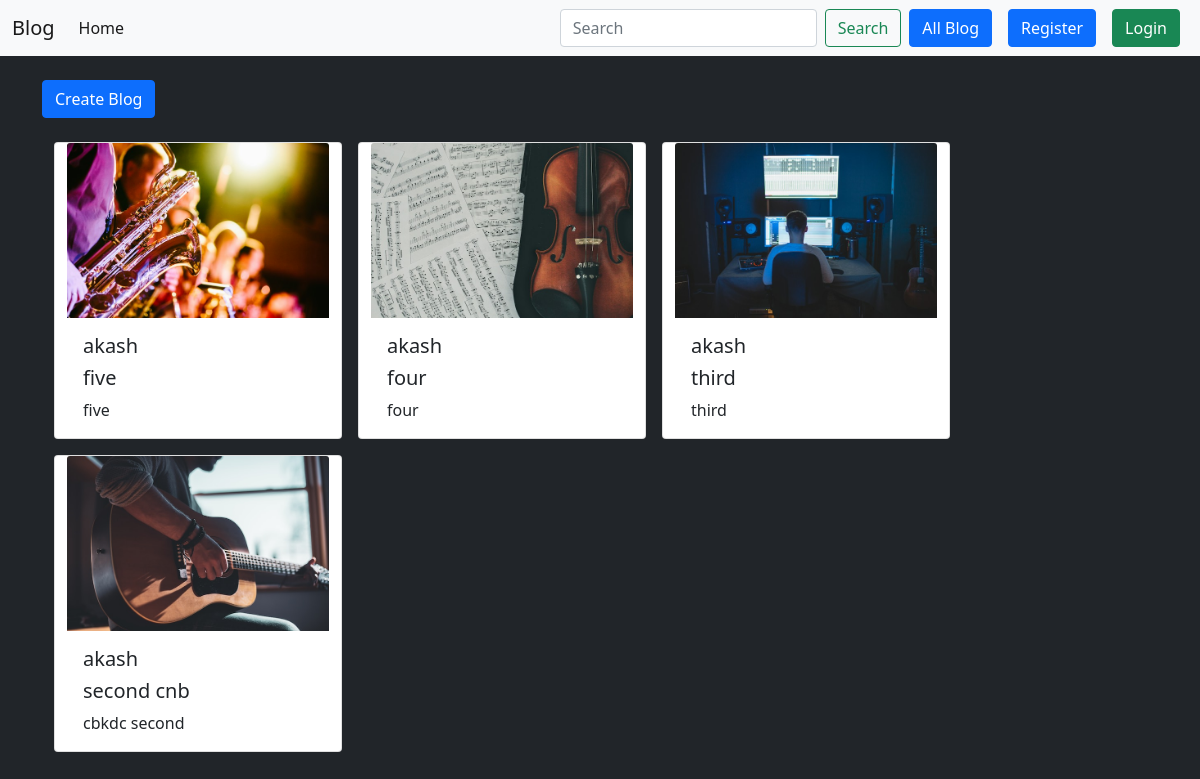
Page /blog/all-blog/ on the earlier database version.
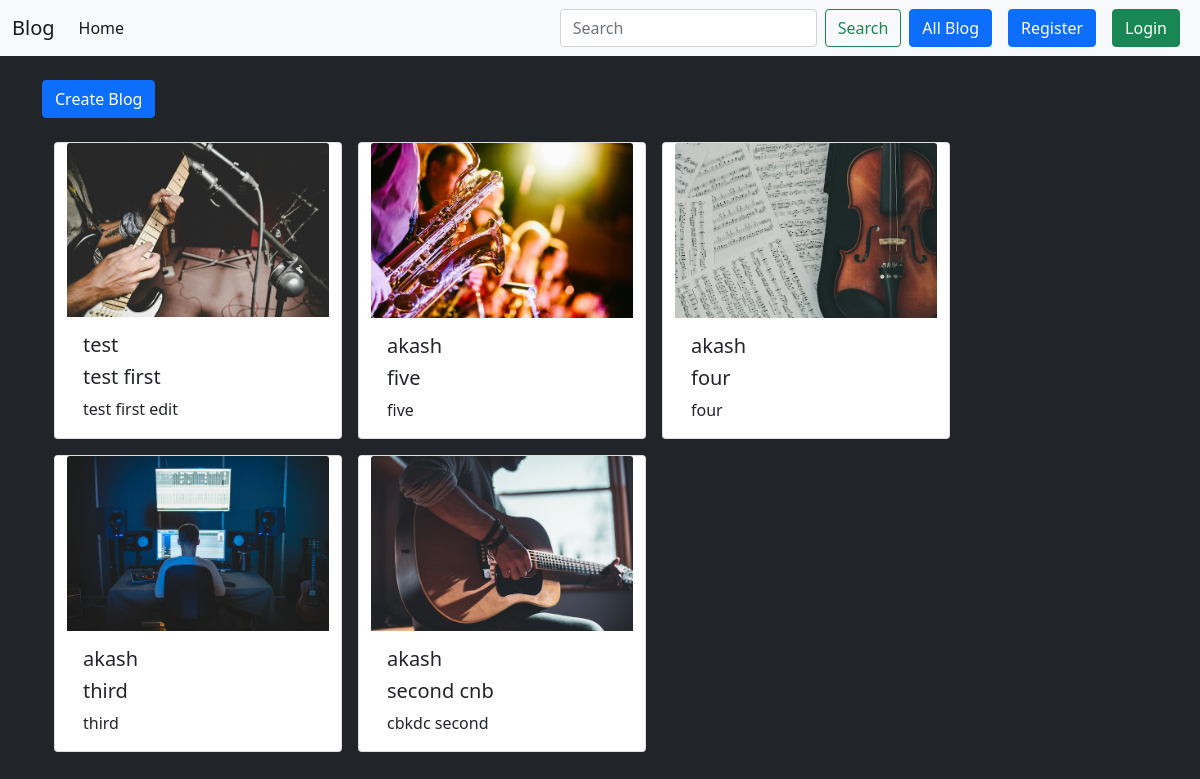
Same page on the later database version.
### blog/models.py (models this page shows, shortened)
class Blog(models.Model):
    user = models.ForeignKey(User, on_delete=models.CASCADE)
    title = models.TextField(max_length=120)
    description = models.TextField(max_length=6000)
    photo = models.ImageField(upload_to='photos/' )
    created_at = models.DateTimeField(auto_now_add=True)
    updated_at = models.DateTimeField(auto_now=True)

### blog/views.py (the view)
# urls.py: path('all-blog/', views.blog_list, name = 'blog_list'),
def blog_list(request):
    blogs = Blog.objects.all().order_by('-created_at')
    return render(request, 'blog_list.html', {'blogs': blogs})

### blog/templates/blog_list.html (shortened to what this page needs)
{% extends 'layout.html' %} {% block title %} Blog App {% endblock %}
{% block content %}
<a class="btn btn-primary mt-4" href="{% url 'blog_create' %}">Create Blog</a>
<div class="container row gap-3 mt-4">
  {% for blog in blogs %}
  <div class="card" style="width: 18rem">
    <img src="{{blog.photo.url}}" class="card-img-top" alt="..." />
    <div class="card-body">
      <h5 class="card-title">{{blog.user.username}}</h5>
      <h5 class="card-title">{{blog.title}}</h5>
      <p class="card-text">{{blog.description}}</p>
    </div>
  </div>
  {% endfor %}
</div>
{% endblock %}

Differences in the rows shown:
added Blog: photo (picture), user.username "test", title "test first", description "test first edit"
